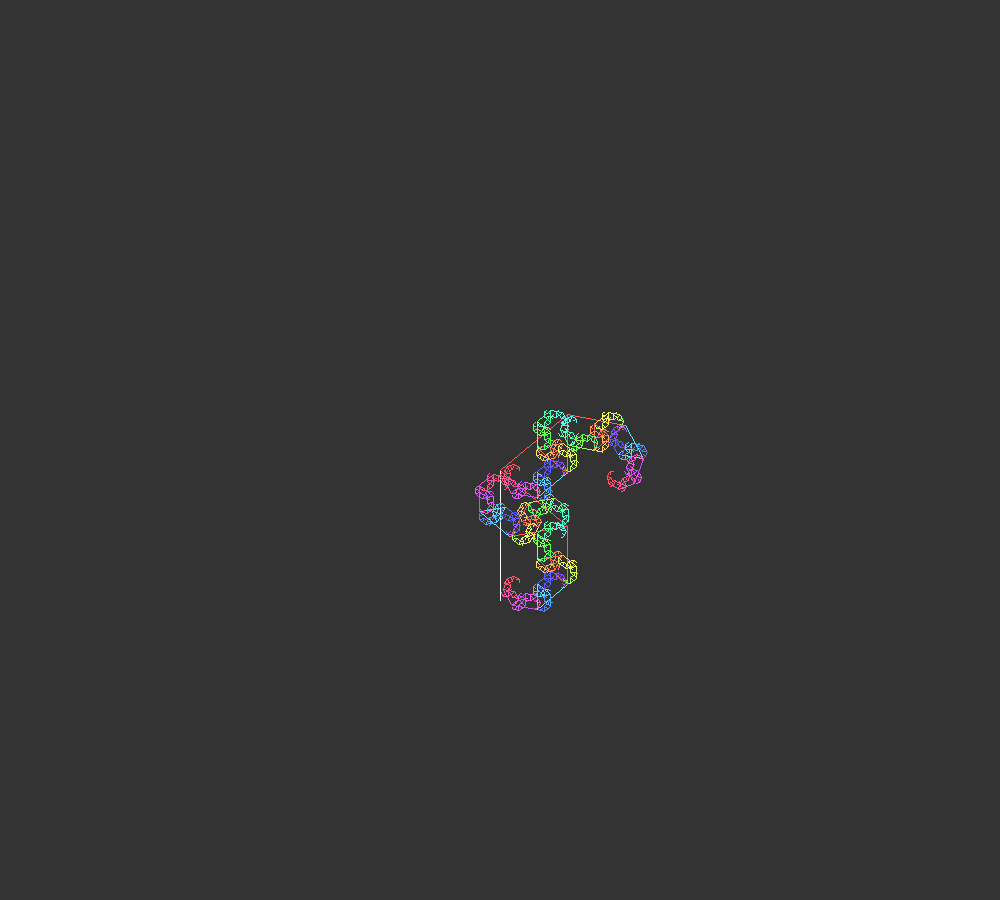
Frame 1 (no input)
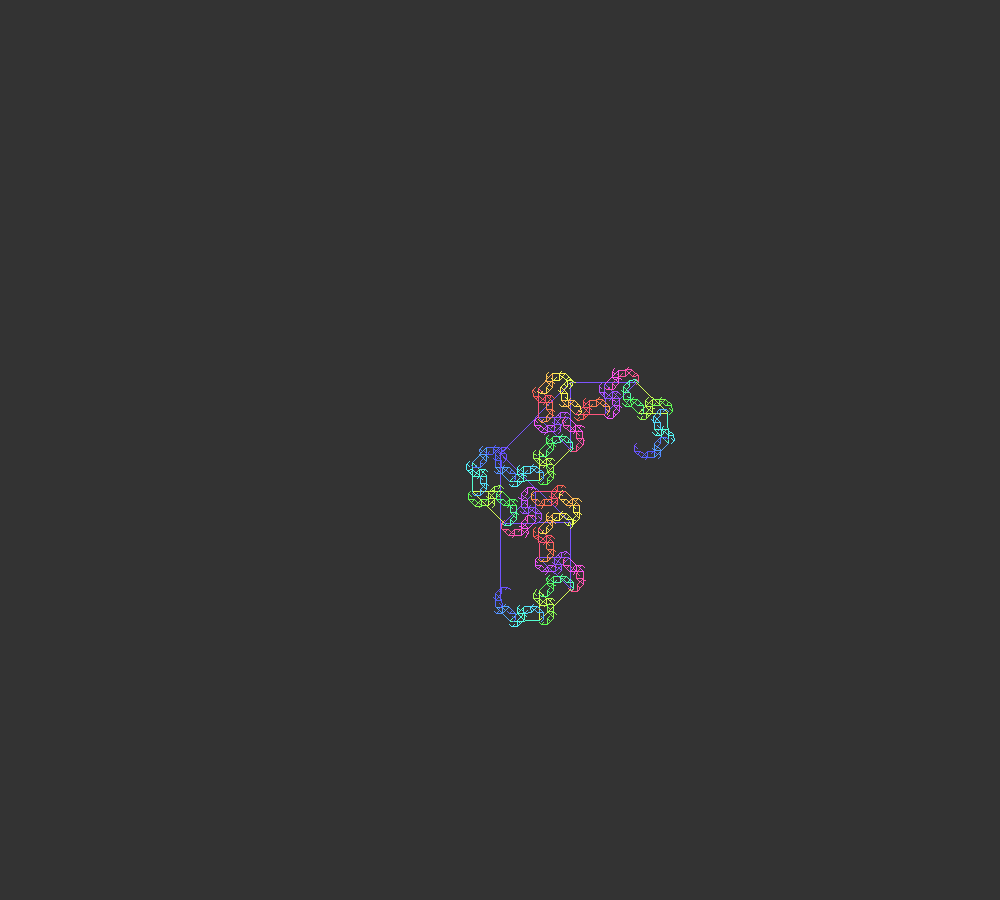
Frame 60 (the mouse pressed at the canvas centre just before this capture)
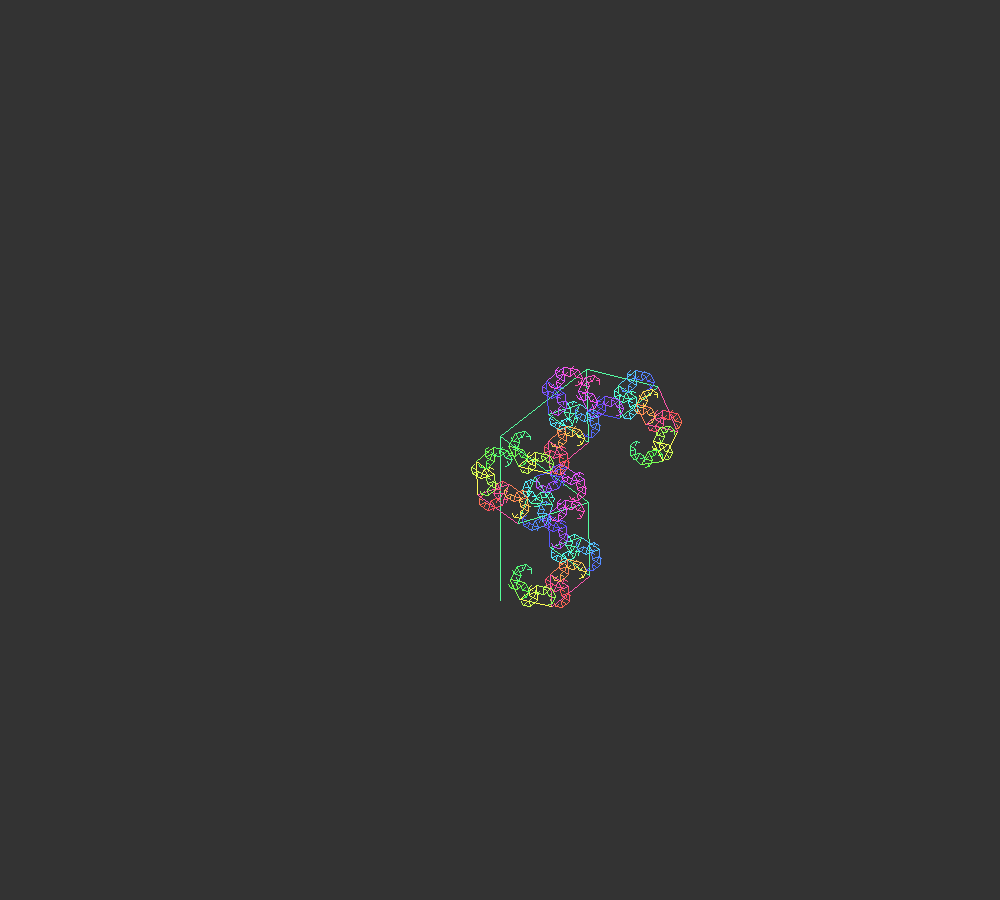
Frame 120 (the mouse held since frame 60 and released just before this capture)

The Processing sketch that drew these frames (run headless with seeded random() and noise(); from frame 60 on, the mouse is pressed at the canvas centre):

// Processing sketch: Fractal_Branch
// ── Fractal_Branch.pde
float angle = PI/4;
float angleOffset = PI/3;

float multiplier = 0.67f;

//Color
float c = 0;

float a = 0;

void setup() {
  size(1000, 900);
  colorMode(HSB);
  //strokeWeight(2);
  noSmooth();
  stroke(255);
}

void draw() {
  background(51);
  translate(width/2, height - 300);
  float len = map(sin(a/2), -1, 1, 70, 190);
  angle = map(sin(3* (a + PI/2)/4), -1, 1, 0, 3* PI /4);
  angleOffset = map(cos(a/10), -1, 1, -PI, PI);
  branch(len);

  //c = map(mouseX, 0, width, 0, 255);

  a += 0.01f;
}



void branch(float len) {
  line(0, 0, 0, -len);
  c += 1f;
  c = c % 255;
  stroke(c, 170, 255);
  if (len > 5) {
    pushMatrix();
    translate(0, -len);

    rotate(angle);
    branch(len * multiplier);
    popMatrix();

    pushMatrix();
    translate(0, -len);
    rotate(-angle + angleOffset);
    branch(len * multiplier);
    popMatrix();
  }
}
